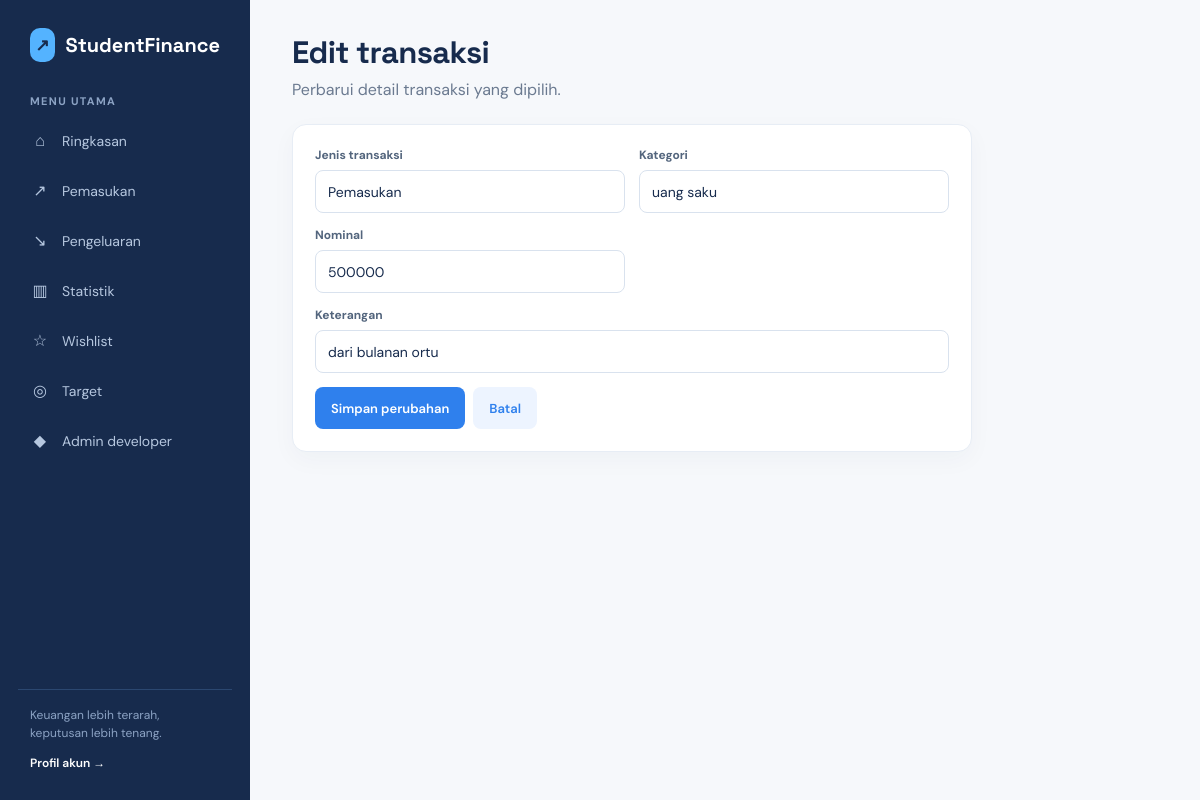
Screenshot of /edit/1 (signed in) with the database file from the repository.
### tables this page shows
CREATE TABLE transaksi(

        id INTEGER PRIMARY KEY AUTOINCREMENT,

        jenis TEXT NOT NULL,

        kategori TEXT NOT NULL,

        nominal INTEGER NOT NULL,

        keterangan TEXT,

        tanggal TEXT

    , user_id INTEGER NOT NULL DEFAULT 1);

### app.py (the view)
@app.route("/edit/<int:id>")
@login_required
def edit(id):
    return render_template("edit.html", data=database.transaksi_by_id(current_user_id(), id))

### app.py (called while the page is built)
@app.context_processor
def inject_auth_config():
    return {"google_enabled": google_enabled}

def login_required(view):
    @wraps(view)
    def wrapped_view(*args, **kwargs):
        if not session.get("user_id"):
            return redirect(url_for("login"))
        return view(*args, **kwargs)
    return wrapped_view

def current_user_id():
    return int(session["user_id"])

### database.py (called while the page is built)
def connect():
    connection = sqlite3.connect(DATABASE)
    connection.row_factory = sqlite3.Row
    return connection

def transaksi_by_id(user_id, transaction_id):
    connection = connect()
    data = connection.execute(
        "SELECT user_id, id, jenis, kategori, nominal, keterangan, tanggal FROM transaksi WHERE id = ? AND user_id = ?", (transaction_id, user_id)
    ).fetchone()
    connection.close()
    return data

### templates/edit.html (shortened to what this page needs)
{% extends "base.html" %}
{% block content %}<header class="page-heading"><h1>Edit transaksi</h1><p>Perbarui detail transaksi yang dipilih.</p></header><section class="panel form-panel"><form action="{{ url_for('update', id=data[1]) }}" method="POST" class="form-grid"><div class="form-field"><label>Jenis transaksi</label><input value="{{ data[2] }}" disabled></div><div class="form-field"><label for="kategori">Kategori</label><input id="kategori" name="kategori" value="{{ data[3] }}" required></div><div class="form-field"><label for="nominal">Nominal</label><input id="nominal" type="number" name="nominal" min="1" value="{{ data[4] }}" required></div><div class="form-field full"><label for="keterangan">Keterangan</label><input id="keterangan" name="keterangan" value="{{ data[5] or '' }}"></div><div class="form-field full"><div class="actions"><button type="submit">Simpan perubahan</button><a class="btn secondary" href="{{ url_for('dashboard') }}">Batal</a></div></div></form></section>{% endblock %}

### static/style.css (style rules this page uses)
:root { --ink: #172b4d; --muted: #6b7a90; --line: #e7edf5; --paper: #f6f8fb; --blue: #2f80ed; --green: #188b5a; --red: #d95d39; }
* { box-sizing: border-box; }
body { margin: 0; background: var(--paper); color: var(--ink); font-family: 'DM Sans', sans-serif; }
a { color: inherit; text-decoration: none; }
.topbar h1, .page-heading h1 { margin: 0; font: 700 31px 'Space Grotesk', sans-serif; letter-spacing: -.02em; }
.topbar p, .page-heading p { margin: 7px 0 0; color: var(--muted); }
.page-heading { margin-bottom: 24px; }
.panel { padding: 22px; border: 1px solid var(--line); border-radius: 14px; background: #fff; box-shadow: 0 8px 24px rgba(23, 43, 77, .035); }
.actions { display: flex; align-items: center; gap: 8px; }
.form-panel { max-width: 680px; }
.btn, button { display: inline-flex; align-items: center; justify-content: center; gap: 8px; min-height: 42px; padding: 0 16px; border: 0; border-radius: 8px; background: var(--blue); color: #fff; cursor: pointer; font: 600 13px 'DM Sans', sans-serif; }
.btn.secondary { background: #edf4ff; color: var(--blue); }
.form-grid { display: grid; grid-template-columns: 1fr 1fr; gap: 14px; }
.form-field { display: grid; gap: 7px; }
.form-field.full { grid-column: 1 / -1; }
label { color: #53657d; font-size: 12px; font-weight: 700; }
input, select { width: 100%; min-height: 43px; padding: 0 12px; border: 1px solid #d9e2ee; border-radius: 8px; outline: none; background: #fff; color: var(--ink); font: 14px 'DM Sans', sans-serif; }

### rows the page displays
transaksi: jenis "Pemasukan", kategori "uang saku", nominal "500000", keterangan "dari bulanan ortu"
